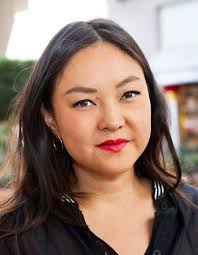
#> input picture yeux/clignement/test.jpg, 198 x 255 px, given in place of the camera
$ python area_detection.py   (older library calls are emulated)
#> lines starting #> are read from the running program, lines starting #| are printed output that depends on the picture
### tete/visage/new/area_detection_function.py
import os
import sys
import time
import numpy as np
import cv2
from PIL import Image
import operator
from collections import defaultdict


def face_detection(faceCascade, gray, frame):

    #Face detector
    faces = faceCascade.detectMultiScale(
        gray,
        scaleFactor=1.3,
        minNeighbors=5,
        minSize=(50, 50),
        flags=cv2.CASCADE_SCALE_IMAGE
    )


    #Points of the detecting face
    for x, y, w, h in faces:
        #METTRE EN POURCENTAGE
        y1 = y + int(round(200 * 100 / y))

        frame_skin_detector = frame[y1:y+h-30, x+40:x+w-40]
        return frame_skin_detector, x, y, w, h


def append_list(liste, x1, y1, w1, h1, x2, y2, w2, h2, mode):
    """Here we add to the list some points
    thank to the face detection for make our temples"""

    if mode == 2:

        #right
        liste[0].append(x1)
        liste[1].append(y1)
        liste[2].append(w1)
        liste[3].append(h1)

        #left
        liste[4].append(x2)
        liste[5].append(y2)
        liste[6].append(w2)
        liste[7].append(h2)


    elif mode == 1:
        liste[0].append(x1)
        liste[1].append(y1)
        liste[2].append(w1)
        liste[3].append(h1)


def appending(tempe, patte, hear, mid, x, y, w, h):
    """We initilise list, we append points of our area in function
    of face detection"""

    #temples
    append_list(tempe,
                x-40, y - 20, x, y + 40,
                x+w, y - 20, x+w+40, y + 40,
                2)

    #border forhead
    append_list(patte,
                x - 20, y - int(round(110 * 100 / h)), x + 30, y - int(round(50 * 100 / h)),
                x+w-20, y - int(round(110 * 100 / h)), x+w+30, y-int(round(50 * 100 / h)),
                2)
    #hears
    append_list(hear,
                x - 40, y + 70, x, y + 150,
                x+w, y + 70, x+w+40, y+150,
                2)
    #mid head
    append_list(mid,
                x + int(round(w/3)), y - int(round(150 * 100 / h)), x + int(round(w/3)) * 2, y - int(round(80 * 100 / h)),
                "", "", "", "",
                1)


# [152 lines left out: functions most_pixel, out_list, detections, displaying_message, MOVEMENT_detector, not called in this run]

### tete/visage/new/area_detection.py
"""FIRST -> we recup the face detection
            we positioning our area (temples, HEARs...) in function of face
            we add this points into our list

  SECOND -> we recup pixel colours of the face detection
            we apply this on the current frame
            we recup only our skin pixels

  THIRD -> we do the mean of the step one of our list of points
           we crop it from the frame
           we want see if there are whites pixels
           if yes we say it
"""


import os
import sys
import time
import numpy as np
import cv2
from PIL import Image
import operator
from collections import defaultdict

from area_detection_function import *


def video_capture():

    TEMPE = [[], [], [], [], [], [], [], []]
    PATTE = [[], [], [], [], [], [], [], []]
    HEAR = [[], [], [], [], [], [], [], []]
    MID = [[], [], [], []]

    MOVEMENT = 0
    MESSAGES = ["", ""]

    cap=cv2.VideoCapture(0)
    faceCascade = cv2.CascadeClassifier("haar/haarcascade_frontalface_alt2.xml")#face detection


    counter = 0
    while True:

        NO_DETECTION = False
        ret, frame =cap.read()
#> frame is the input picture: shape (255, 198, 3); mean B, G, R 110, 121.2, 143.9
        frame_no_gauss = cv2.resize(frame, (800, 600))
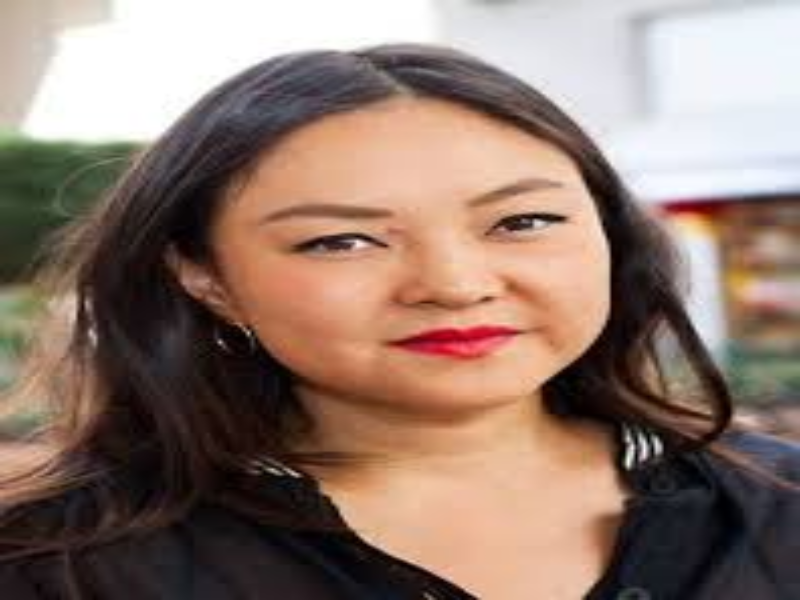
#> frame_no_gauss: shape (600, 800, 3); mean B, G, R 109.9, 121.1, 143.8
        frame = cv2.resize(frame, (800, 600))
        gray=cv2.cvtColor(frame, cv2.COLOR_BGR2GRAY)
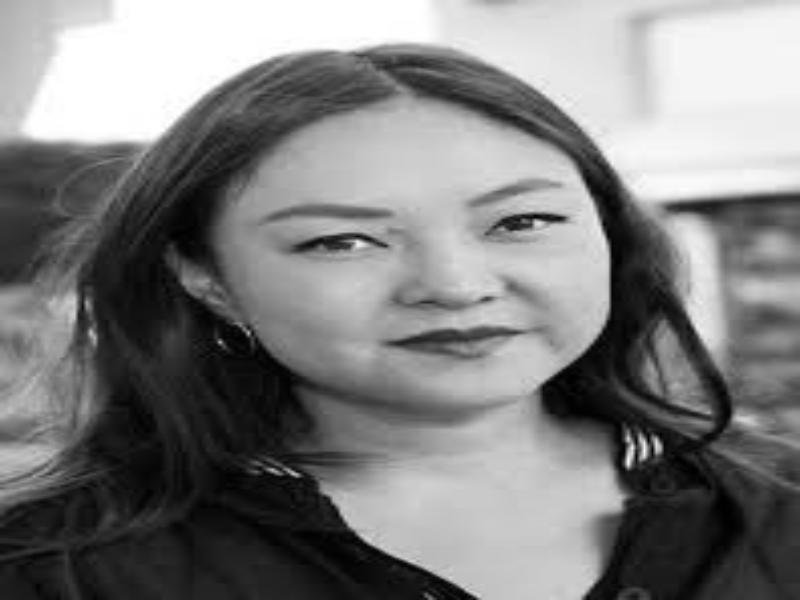
#> gray: shape (600, 800); min 0, max 255, mean 126.6


        #Initialization
        if len(TEMPE[0]) < 5:
            try:
                _, x, y, w, h = face_detection(faceCascade, gray, frame)
#> in face_detection, `faces = faceCascade.detectMultiScale( gray, scaleFactor=1.3, minNeighb..`: faces = [[285, 100, 331, 331]]
#> the loop in face_detection, `for x, y, w, h in faces:` made 1 pass
#> (x, y, w, h, y1) on pass 1: (285, 100, 331, 331, 300)
#> pass 1, in face_detection, `frame_skin_detector = frame[y1:y+h-30, x+40:x+w-40]`:
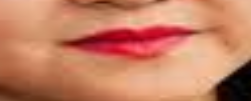
#> frame_skin_detector: shape (101, 251, 3); mean B, G, R 99.3, 127.2, 197.5
#> x = 285; y = 100; w = 331; h = 331
                appending(TEMPE, PATTE, HEAR, MID, x, y, w, h)
            except:
                NO_DETECTION = True
                #no head detection

        #Skin detection


        if counter >= 5 and NO_DETECTION is False :
            try:
                frame_skin_detector, x, _, _, _ = face_detection(faceCascade, gray, frame)
                UPPER, LOWER = most_pixel(frame, frame_skin_detector)
            except TypeError:
                pass
            #no head detection

        if len(TEMPE[0]) >= 5 and counter > 5:
            try:
                skinMask = cv2.inRange(frame, np.array([UPPER], dtype = "uint8"),
                                np.array([LOWER], dtype = "uint8"))


                if MOVEMENT > x + 10 or MOVEMENT < x - 10:
                    TEMPE = [[], [], [], [], [], [], [], []]
                    HEAR = [[], [], [], [], [], [], [], []]
                    PATTE = [[], [], [], [], [], [], [], []]
                    MID = [[], [], [], []]

                else:
                    MOVEMENT_detector(frame, TEMPE, HEAR, PATTE, MID, MESSAGES, skinMask)
                    cv2.imshow("skinMask1", skinMask)

            except:
                pass

        cv2.imshow("skinMask", frame)


        counter+=1
        try:
            MOVEMENT = x
#> MOVEMENT = 285
        except UnboundLocalError:
            pass
        #no head detection


        key=cv2.waitKey(1)&0xFF
#> (key q is pressed here)
        if key==ord('q'):
            break


if __name__ == "__main__":
    video_capture()
